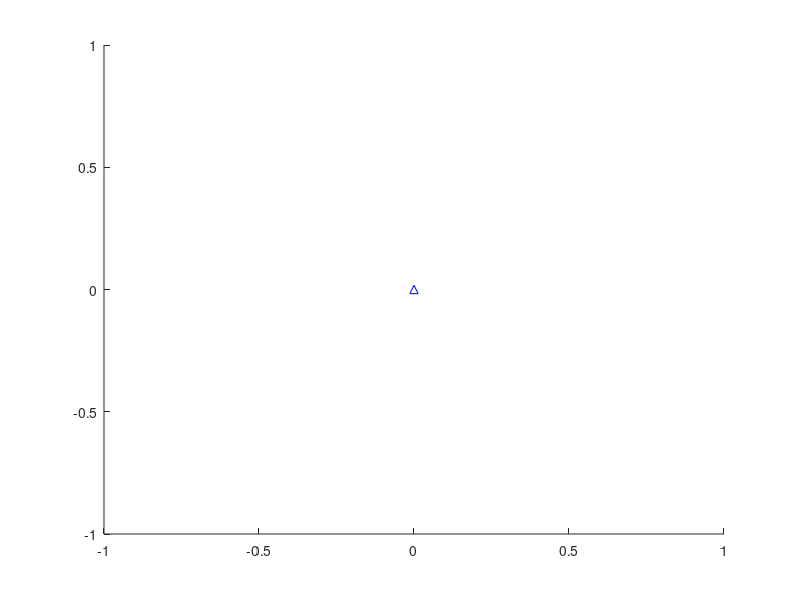

Source code (MATLAB): (Note: this script raises an error after producing the figure.)
figure_main = figure('Name','Deformation','OuterPosition',[10 195 600 350]);
hold on;
timeA = 0;
plot(0,0,'^','Color','blue','HandleVisibility','on','DisplayName',"Elastic Compression");
for iit = 1:i_max
    if isempty(b{iit}) == 0
        timeA = timeA + b{iit}.t_f_i;
    end
    for jit = 1:j_max
        if isempty(s{iit,jit}) == 0
            timeA = timeA + T;
            plot((timeA),vpa(s{iit,jit}.D_ij),'^','Color','blue','HandleVisibility','off');
        end
    end
end

grid minor;
xlim([double(b{1}.t_f_i), double(timeA+T)]);
xlabel('Time elapsed (s)');
ylabel('Elastic Compression (m)');
hold off;